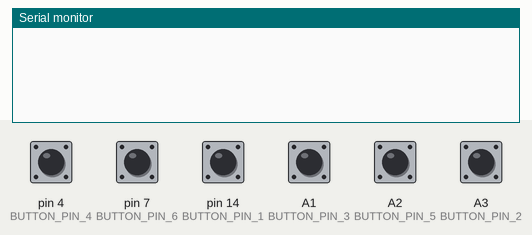
Simulated run of this sketch. Board: Arduino Uno, built with avr-gcc and run on an emulated ATmega328P. Shown: the last lines printed to the serial monitor. Inputs (shaded band) come from the test bench; at power-on: A1 (BUTTON_PIN_3), A2 (BUTTON_PIN_5), A3 (BUTTON_PIN_2), pin 4 (BUTTON_PIN_4), pin 7 (BUTTON_PIN_6), pin 14 (BUTTON_PIN_1) HIGH.

Above: at 1.2 s.
1.3 s: pin 4 (BUTTON_PIN_4) pulled LOW for 0.15 s
At 2.3 s:
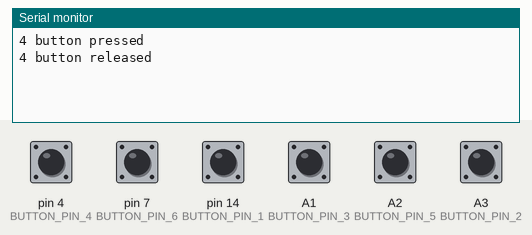
2.9 s: pin 7 (BUTTON_PIN_6) pulled LOW for 0.15 s
At 3.05 s:
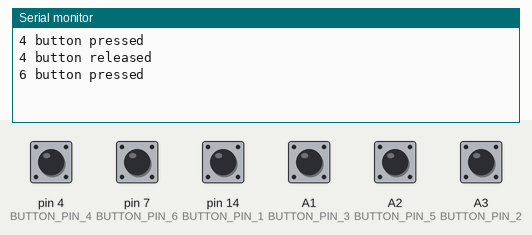
4.5 s: pin 14 (BUTTON_PIN_1) pulled LOW for 0.15 s
At 5.8 s:
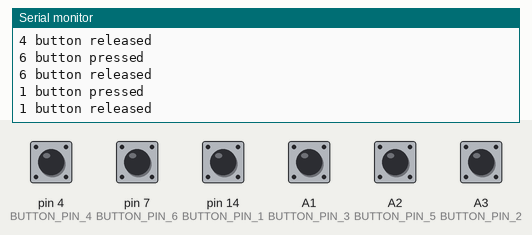
6.1 s: A1 (BUTTON_PIN_3) pulled LOW for 0.15 s
At 7.2 s:
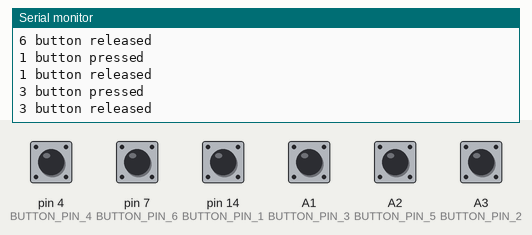
7.7 s: A2 (BUTTON_PIN_5) pulled LOW for 0.15 s
At 8.4 s:
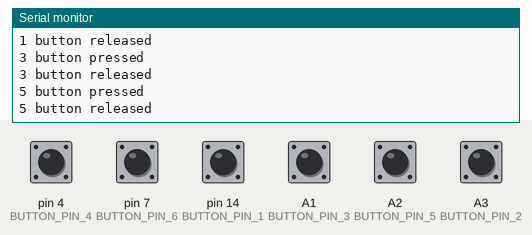
9.3 s: A3 (BUTTON_PIN_2) pulled LOW for 0.15 s
At 10.9 s:
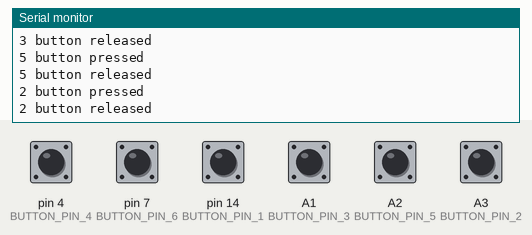
Timing chart, 0 to 11.9 s (numbered marks = the images above; inputs shaded):
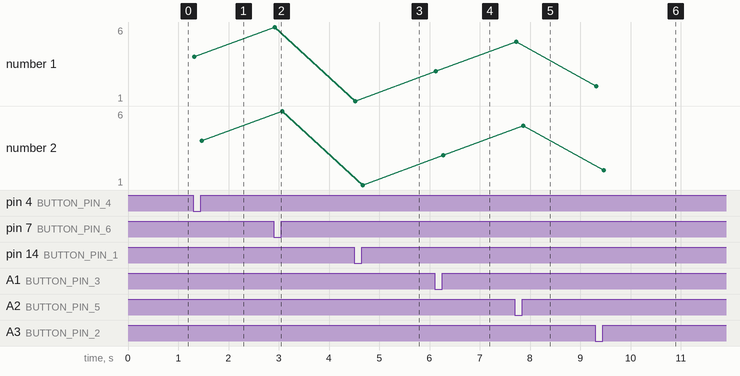

The sketch:

buttons_array.ino
```cpp
// Example of using 6 Buttons with SquareMote board
// www.lensdigital.com

#define BUTTON_PIN_1 14 // A0
#define BUTTON_PIN_2 A3 // A3
#define BUTTON_PIN_3 A1 // A1
#define BUTTON_PIN_4 4
#define BUTTON_PIN_5 A2 // A2
#define BUTTON_PIN_6 7

#define HOLD_TIME 2000 // 2 seconds concidered a hold

int buttonPins[6]={BUTTON_PIN_1,BUTTON_PIN_2,BUTTON_PIN_3,BUTTON_PIN_4,BUTTON_PIN_5,BUTTON_PIN_6};

boolean currentState[6] = {HIGH,HIGH,HIGH,HIGH,HIGH,HIGH};//stroage for current measured button state
boolean lastState[6] = {HIGH,HIGH,HIGH,HIGH,HIGH,HIGH};//storage for last measured button state
boolean debouncedState[6] = {HIGH,HIGH,HIGH,HIGH,HIGH,HIGH};//debounced button state
boolean butHeld = false; // Detect button hold

int debounceInterval = 20;//wait 20 ms for button pin to settle
unsigned long timeOfLastButtonEvent[6] = {0,0,0,0,0,0};//store the last time the button state changed
unsigned long heldTime[6] = {0,0,0,0,0,0};

void setup() {
  Serial.begin(115200);
  for (int i=0;i<6;i++) {
    pinMode(buttonPins[i],INPUT_PULLUP);
  }
}

void loop(){
 // unsigned long currentTime = millis();
  //for (int i=0;i<6;i++)
  for (int i=0;i<6;i++) {
    currentState[i] = digitalRead(buttonPins[i]);
    if (currentState[i] != lastState[i]){
      timeOfLastButtonEvent[i] = millis();
    }

    if (millis() - timeOfLastButtonEvent[i] > debounceInterval){//if enough time has passed
       if (currentState[i] != debouncedState[i]){//if the current state is still different than our last stored debounced state
        debouncedState[i] = currentState[i];//update the debounced state
        //trigger an event
        if (debouncedState[i] == LOW){
          Serial.print (i+1); Serial.println(" button pressed");
          heldTime[i]=millis();
          butHeld=true; // Allows button hold logic to procede
        } else {
          Serial.print (i+1); Serial.println(" button released"); // Nothing happens here
        }
      }
      // Logic that detects button HOLD event
      /*
      if (debouncedState[i] == LOW) { // If we get here, button is still held
        if (butHeld) if (  millis()-heldTime > HOLD_TIME) { //If we allowed, check how long it passed since button was pressed
          Serial.println ("Button Held!"); // Bingo, it is held!
          butHeld=false;  // This makes sure that we skip button held check logic, we only need to go here once per hold
        }
      }
      */
    }

    lastState[i] = currentState[i];


  }
}
```

Measured:
- after the input at 1.3 s, the serial monitor: prints a new line at once (image 1)
- after the input at 2.9 s, the serial monitor: prints a new line at once (image 2)
- after the input at 4.5 s, the serial monitor: prints a new line at once (image 3)
- after the input at 6.1 s, the serial monitor: prints a new line at once (image 4)
- after the input at 7.7 s, the serial monitor: prints a new line at once (image 5)
- after the input at 9.3 s, the serial monitor: prints a new line at once (image 6)
- plotted number 1: 4 → 6 after the input at 2.9 s, 6 → 1 after the input at 4.5 s, 1 → 3 after the input at 6.1 s, 3 → 5 after the input at 7.7 s, 5 → 2 after the input at 9.3 s
- plotted number 2: 4 → 6 after the input at 2.9 s, 6 → 1 after the input at 4.5 s, 1 → 3 after the input at 6.1 s, 3 → 5 after the input at 7.7 s, 5 → 2 after the input at 9.3 s
